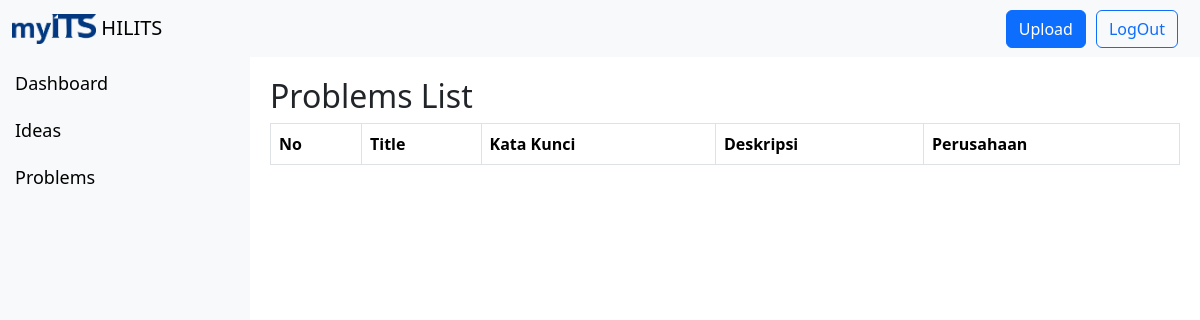
The page /pages/problems.php on the database as committed earlier.
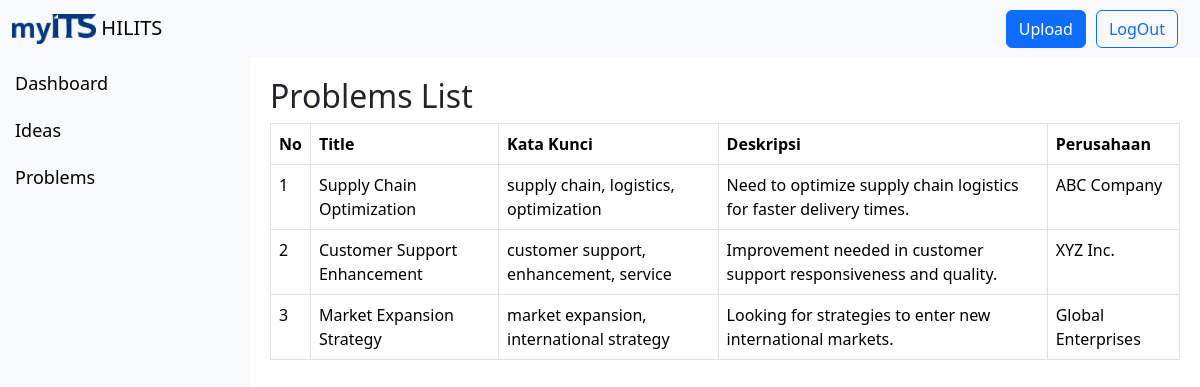
The same page on the database as committed later.
### tables this page shows
CREATE TABLE `problems` (
  `id` int(11) NOT NULL,
  `judul` varchar(50) NOT NULL,
  `deskripsi` varchar(250) NOT NULL,
  `kata_kunci` varchar(50) NOT NULL,
  `perusahaan` varchar(50) DEFAULT NULL,
  `kontak` varchar(50) NOT NULL,
  `berkas` varchar(50) DEFAULT NULL,
  `user_id` int(11) NOT NULL
);

### pages/problems.php (the view, shortened to what this page needs)
<?php
include 'database/db.php';
$query = "SELECT id, judul, kata_kunci, deskripsi, perusahaan FROM problems ";
$stmt = $conn->prepare($query);
$stmt->execute();
$result = $stmt->get_result();
?>
<!DOCTYPE html>
<html>
<head>
</head>
<body>
<?php include 'reusable/header.php'; ?>
<div class="content">
    <h2>Problems List</h2>
    <table class="table table-bordered">
        <thead>
            <tr>
                <th>No</th>
                <th>Title</th>
                <th>Kata Kunci</th>
                <th>Deskripsi</th>
                <th>Perusahaan</th>
            </tr>
        </thead>
        <tbody>
            <?php
            $no = 1;
            while ($row = $result->fetch_assoc()) {
                echo "<tr onclick=\"window.location='index.php?page=problems_detail&id=" . $row['id'] . "';\" style='cursor:pointer;'>";
                echo "<td>" . $no++ . "</td>";
                echo "<td>" . htmlspecialchars($row['judul']) . "</td>";
                echo "<td>" . htmlspecialchars($row['kata_kunci']) . "</td>";
                echo "<td>" . htmlspecialchars($row['deskripsi']) . "</td>";
                echo "<td>" . htmlspecialchars($row['perusahaan']) . "</td>";
                echo "</tr>";
            }
            ?>
        </tbody>
    </table>
</div>
</body>
</html>

Rows that differ between the two databases and show on the page:
added problems: judul "Supply Chain Optimization", kata_kunci "supply chain, logistics, optimization", deskripsi "Need to optimize supply chain logistics for faster delivery times.", perusahaan "ABC Company"
added problems: judul "Customer Support Enhancement", kata_kunci "customer support, enhancement, service", deskripsi "Improvement needed in customer support responsiveness and quality.", perusahaan "XYZ Inc."
added problems: judul "Market Expansion Strategy", kata_kunci "market expansion, international strategy", deskripsi "Looking for strategies to enter new international markets.", perusahaan "Global Enterprises"
